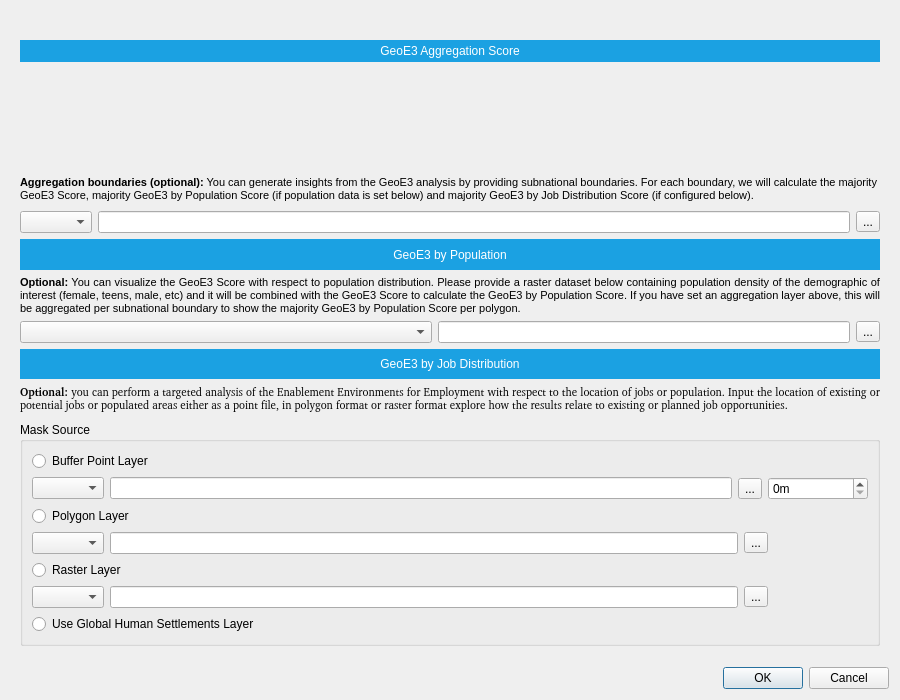
<?xml version="1.0" encoding="UTF-8"?>
<ui version="4.0">
 <class>AnalysisDialogBase</class>
 <widget class="QWidget" name="AnalysisDialogBase">
  <property name="geometry">
   <rect>
     <x>0</x>
     <y>0</y>
     <width>900</width>
     <height>700</height>
    </rect>
  </property>
  <property name="windowTitle">
   <string>Form</string>
  </property>
  <layout class="QGridLayout" name="gridLayout">
   <item row="0" column="0">
    <widget class="QLabel" name="banner_label">
     <property name="text">
      <string/>
     </property>
     <property name="pixmap">
      <pixmap>../resources/geoe3-banner.png</pixmap>
     </property>
     <property name="scaledContents">
      <bool>true</bool>
     </property>
    </widget>
   </item>
   <item row="1" column="0">
    <widget class="QScrollArea" name="scrollArea">
     <property name="frameShape">
      <enum>QFrame::NoFrame</enum>
     </property>
     <property name="widgetResizable">
      <bool>true</bool>
     </property>
     <widget class="QWidget" name="scrollAreaWidgetContents">
      <property name="geometry">
       <rect>
        <x>0</x>
        <y>0</y>
        <width>1141</width>
        <height>663</height>
       </rect>
      </property>
      <layout class="QGridLayout" name="gridLayout_2">
       <item row="0" column="0">
        <layout class="QGridLayout" name="geoe3_layout">
         <item row="0" column="0">
          <widget class="QLabel" name="geoe3_title">
           <property name="sizePolicy">
            <sizepolicy hsizetype="Preferred" vsizetype="Minimum">
             <horstretch>0</horstretch>
             <verstretch>0</verstretch>
            </sizepolicy>
           </property>
           <property name="styleSheet">
            <string notr="true">background: #1BA1E2;
color: white;
padding: 4px;</string>
           </property>
           <property name="text">
            <string>GeoE3 Aggregation Score</string>
           </property>
           <property name="textFormat">
            <enum>Qt::PlainText</enum>
           </property>
           <property name="alignment">
            <set>Qt::AlignCenter</set>
           </property>
           <property name="wordWrap">
            <bool>true</bool>
           </property>
          </widget>
         </item>
         <item row="1" column="0">
          <widget class="QWidget" name="geoe3_container" native="true">
           <property name="sizePolicy">
            <sizepolicy hsizetype="Preferred" vsizetype="Fixed">
             <horstretch>0</horstretch>
             <verstretch>0</verstretch>
            </sizepolicy>
           </property>
           <property name="minimumSize">
            <size>
             <width>0</width>
             <height>100</height>
            </size>
           </property>
           <property name="autoFillBackground">
            <bool>false</bool>
           </property>
           <property name="styleSheet">
            <string notr="true"/>
           </property>
          </widget>
         </item>
        </layout>
       </item>
       <item row="1" column="0">
        <widget class="QLabel" name="aggregation_description">
         <property name="text">
          <string>&lt;html&gt;&lt;head/&gt;&lt;body&gt;&lt;p&gt;&lt;span style=&quot; font-size:8pt; font-weight:600;&quot;&gt;Aggregation boundaries (optional):&lt;/span&gt;&lt;span style=&quot; font-size:8pt;&quot;&gt; You can generate insights from the GeoE3 analysis by providing subnational boundaries. For each boundary, we will calculate the majority GeoE3 Score, majority GeoE3 by Population Score (if population data is set below) and majority GeoE3 by Job Distribution Score (if configured below).&lt;/span&gt;&lt;/p&gt;&lt;/body&gt;&lt;/html&gt;</string>
         </property>
         <property name="wordWrap">
          <bool>true</bool>
         </property>
         <property name="buddy">
          <cstring>aggregation_combo</cstring>
         </property>
        </widget>
       </item>
       <item row="2" column="0">
        <layout class="QHBoxLayout" name="horizontalLayout">
         <item>
          <widget class="QgsMapLayerComboBox" name="aggregation_combo"/>
         </item>
         <item>
          <widget class="QLineEdit" name="aggregation_lineedit"/>
         </item>
         <item>
          <widget class="QToolButton" name="aggregation_toolbutton">
           <property name="text">
            <string>...</string>
           </property>
          </widget>
         </item>
        </layout>
       </item>
       <item row="3" column="0">
        <widget class="QLabel" name="geoe3_x_population_title">
         <property name="sizePolicy">
          <sizepolicy hsizetype="MinimumExpanding" vsizetype="Preferred">
           <horstretch>0</horstretch>
           <verstretch>0</verstretch>
          </sizepolicy>
         </property>
         <property name="styleSheet">
          <string notr="true">background: #1BA1E2;
color: white;
padding: 4px;</string>
         </property>
         <property name="text">
          <string>GeoE3 by Population</string>
         </property>
         <property name="textFormat">
          <enum>Qt::PlainText</enum>
         </property>
         <property name="alignment">
          <set>Qt::AlignCenter</set>
         </property>
         <property name="wordWrap">
          <bool>true</bool>
         </property>
        </widget>
       </item>
       <item row="4" column="0">
        <widget class="QLabel" name="geoe3_x_population_description">
         <property name="text">
           <string>&lt;html&gt;&lt;head/&gt;&lt;body&gt;&lt;p&gt;&lt;span style=&quot; font-size:8pt; font-weight:600;&quot;&gt;Optional:&lt;/span&gt;&lt;span style=&quot; font-size:8pt;&quot;&gt; You can visualize the GeoE3 Score with respect to population distribution. Please provide a raster dataset below containing population density of the demographic of interest (female, teens, male, etc) and it will be combined with the GeoE3 Score to calculate the GeoE3 by Population Score. If you have set an aggregation layer above, this will be aggregated per subnational boundary to show the majority GeoE3 by Population Score per polygon.&lt;/span&gt;&lt;/p&gt;&lt;/body&gt;&lt;/html&gt;</string>
         </property>
         <property name="alignment">
          <set>Qt::AlignJustify|Qt::AlignTop</set>
         </property>
         <property name="wordWrap">
          <bool>true</bool>
         </property>
         <property name="openExternalLinks">
          <bool>false</bool>
         </property>
         <property name="buddy">
          <cstring>population_combo</cstring>
         </property>
        </widget>
       </item>
       <item row="5" column="0">
        <layout class="QHBoxLayout" name="horizontalLayout_2">
         <item>
          <widget class="QgsMapLayerComboBox" name="population_combo">
           <property name="sizePolicy">
            <sizepolicy hsizetype="MinimumExpanding" vsizetype="Fixed">
             <horstretch>0</horstretch>
             <verstretch>0</verstretch>
            </sizepolicy>
           </property>
          </widget>
         </item>
         <item>
          <widget class="QLineEdit" name="population_lineedit"/>
         </item>
         <item>
          <widget class="QToolButton" name="population_toolbutton">
           <property name="text">
            <string>...</string>
           </property>
          </widget>
         </item>
        </layout>
       </item>
       <item row="6" column="0">
        <widget class="QLabel" name="geoe3_jobs_title">
         <property name="sizePolicy">
          <sizepolicy hsizetype="MinimumExpanding" vsizetype="Preferred">
           <horstretch>0</horstretch>
           <verstretch>0</verstretch>
          </sizepolicy>
         </property>
         <property name="styleSheet">
          <string notr="true">background: #1BA1E2;
color: white;
padding: 4px;</string>
         </property>
         <property name="text">
          <string>GeoE3 by Job Distribution</string>
         </property>
         <property name="textFormat">
          <enum>Qt::PlainText</enum>
         </property>
         <property name="alignment">
          <set>Qt::AlignCenter</set>
         </property>
         <property name="wordWrap">
          <bool>true</bool>
         </property>
        </widget>
       </item>
       <item row="7" column="0">
        <widget class="QLabel" name="geoe3_x_jobs_description">
         <property name="font">
          <font>
           <family>Noto Sans [GOOG]</family>
           <pointsize>8</pointsize>
          </font>
         </property>
         <property name="text">
           <string>&lt;html&gt;&lt;head/&gt;&lt;body&gt;&lt;p&gt;&lt;span style=&quot; font-weight:600;&quot;&gt;Optional: &lt;/span&gt;you can perform a targeted analysis of the Enablement Environments for Employment with respect to the location of jobs or population. Input the location of existing or potential jobs or populated areas either as a point file, in polygon format or raster format explore how the results relate to existing or planned job opportunities.&lt;/p&gt;&lt;/body&gt;&lt;/html&gt;</string>
         </property>
         <property name="alignment">
          <set>Qt::AlignJustify|Qt::AlignTop</set>
         </property>
         <property name="wordWrap">
          <bool>true</bool>
         </property>
        </widget>
       </item>
       <item row="8" column="0">
        <widget class="QGroupBox" name="mask_source_group">
         <property name="title">
          <string>Mask Source</string>
         </property>
         <layout class="QGridLayout" name="gridLayout_3">
          <item row="0" column="0">
           <widget class="QRadioButton" name="point_radio_button">
            <property name="text">
             <string>Buffer Point Layer</string>
            </property>
           </widget>
          </item>
          <item row="2" column="0">
           <widget class="QRadioButton" name="polygon_radio_button">
            <property name="text">
             <string>Polygon Layer</string>
            </property>
           </widget>
          </item>
          <item row="1" column="0">
           <layout class="QHBoxLayout" name="point_layout">
            <item>
             <widget class="QgsMapLayerComboBox" name="point_combo"/>
            </item>
            <item>
             <widget class="QLineEdit" name="point_lineedit"/>
            </item>
            <item>
             <widget class="QToolButton" name="point_toolbutton">
              <property name="text">
               <string>...</string>
              </property>
             </widget>
            </item>
            <item>
             <widget class="QSpinBox" name="buffer_distance_m">
              <property name="sizePolicy">
               <sizepolicy hsizetype="Fixed" vsizetype="Fixed">
                <horstretch>0</horstretch>
                <verstretch>0</verstretch>
               </sizepolicy>
              </property>
              <property name="minimumSize">
               <size>
                <width>100</width>
                <height>0</height>
               </size>
              </property>
              <property name="maximumSize">
               <size>
                <width>100</width>
                <height>16777215</height>
               </size>
              </property>
              <property name="suffix">
               <string>m</string>
              </property>
              <property name="maximum">
               <number>100000</number>
              </property>
              <property name="singleStep">
               <number>100</number>
              </property>
             </widget>
            </item>
           </layout>
          </item>
          <item row="4" column="0">
           <widget class="QRadioButton" name="raster_radio_button">
            <property name="text">
             <string>Raster Layer</string>
            </property>
           </widget>
          </item>
          <item row="5" column="0">
           <layout class="QHBoxLayout" name="raster_layout">
            <item>
             <widget class="QgsMapLayerComboBox" name="raster_combo"/>
            </item>
            <item>
             <widget class="QLineEdit" name="raster_lineedit"/>
            </item>
            <item>
             <widget class="QToolButton" name="raster_toolbutton">
              <property name="text">
               <string>...</string>
              </property>
             </widget>
            </item>
            <item>
             <spacer name="raster_spacer">
              <property name="orientation">
               <enum>Qt::Horizontal</enum>
              </property>
              <property name="sizeType">
               <enum>QSizePolicy::Fixed</enum>
              </property>
              <property name="sizeHint" stdset="0">
               <size>
                <width>100</width>
                <height>20</height>
               </size>
              </property>
             </spacer>
            </item>
           </layout>
          </item>
          <item row="3" column="0">
           <layout class="QHBoxLayout" name="polygon_layout">
            <item>
             <widget class="QgsMapLayerComboBox" name="polygon_combo"/>
            </item>
            <item>
             <widget class="QLineEdit" name="polygon_lineedit"/>
            </item>
            <item>
             <widget class="QToolButton" name="polygon_toolbutton">
              <property name="text">
               <string>...</string>
              </property>
             </widget>
            </item>
            <item>
             <spacer name="horizontalSpacer">
              <property name="orientation">
               <enum>Qt::Horizontal</enum>
              </property>
              <property name="sizeType">
               <enum>QSizePolicy::Fixed</enum>
              </property>
              <property name="sizeHint" stdset="0">
               <size>
                <width>100</width>
                <height>20</height>
               </size>
              </property>
             </spacer>
            </item>
           </layout>
          </item>
          <item row="6" column="0">
           <widget class="QRadioButton" name="ghsl_radio_button">
            <property name="text">
             <string>Use Global Human Settlements Layer</string>
            </property>
           </widget>
          </item>
         </layout>
        </widget>
       </item>
      </layout>
     </widget>
    </widget>
   </item>
   <item row="2" column="0">
    <widget class="QWidget" name="help_widget" native="true">
     <property name="sizePolicy">
      <sizepolicy hsizetype="Preferred" vsizetype="Minimum">
       <horstretch>0</horstretch>
       <verstretch>0</verstretch>
      </sizepolicy>
     </property>
    </widget>
   </item>
   <item row="3" column="0">
    <widget class="QDialogButtonBox" name="button_box">
     <property name="standardButtons">
      <set>QDialogButtonBox::Cancel|QDialogButtonBox::Ok</set>
     </property>
    </widget>
   </item>
  </layout>
 </widget>
 <customwidgets>
  <customwidget>
   <class>QgsMapLayerComboBox</class>
   <extends>QComboBox</extends>
   <header>qgis.gui</header>
  </customwidget>
 </customwidgets>
 <tabstops>
  <tabstop>scrollArea</tabstop>
  <tabstop>aggregation_combo</tabstop>
  <tabstop>aggregation_lineedit</tabstop>
  <tabstop>aggregation_toolbutton</tabstop>
  <tabstop>population_combo</tabstop>
  <tabstop>population_lineedit</tabstop>
  <tabstop>population_toolbutton</tabstop>
  <tabstop>point_radio_button</tabstop>
  <tabstop>point_combo</tabstop>
  <tabstop>point_lineedit</tabstop>
  <tabstop>point_toolbutton</tabstop>
  <tabstop>buffer_distance_m</tabstop>
  <tabstop>polygon_radio_button</tabstop>
  <tabstop>polygon_combo</tabstop>
  <tabstop>polygon_lineedit</tabstop>
  <tabstop>polygon_toolbutton</tabstop>
  <tabstop>raster_radio_button</tabstop>
  <tabstop>raster_combo</tabstop>
  <tabstop>raster_lineedit</tabstop>
  <tabstop>raster_toolbutton</tabstop>
  <tabstop>ghsl_radio_button</tabstop>
 </tabstops>
 <resources/>
 <connections/>
</ui>
